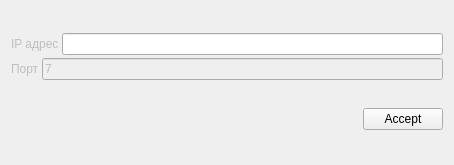
<?xml version="1.0" encoding="UTF-8"?>
<ui version="4.0">
 <class>ClientWidget</class>
 <widget class="QWidget" name="ClientWidget">
  <property name="geometry">
   <rect>
    <x>0</x>
    <y>0</y>
    <width>454</width>
    <height>165</height>
   </rect>
  </property>
  <property name="windowTitle">
   <string>Form</string>
  </property>
  <layout class="QGridLayout" name="gridLayout">
   <item row="0" column="0">
    <layout class="QVBoxLayout" name="verticalLayout">
     <item>
      <layout class="QVBoxLayout" name="setupLayout">
       <property name="spacing">
        <number>3</number>
       </property>
       <item>
        <layout class="QHBoxLayout" name="ipLayout">
         <item>
          <widget class="QLabel" name="ip_label">
           <property name="enabled">
            <bool>false</bool>
           </property>
           <property name="text">
            <string>IP адрес</string>
           </property>
           <property name="buddy">
            <cstring>ip_lineEdit</cstring>
           </property>
          </widget>
         </item>
         <item>
          <widget class="QLineEdit" name="ip_lineEdit">
           <property name="enabled">
            <bool>true</bool>
           </property>
          </widget>
         </item>
        </layout>
       </item>
       <item>
        <layout class="QHBoxLayout" name="portLayout">
         <item>
          <widget class="QLabel" name="port_label">
           <property name="enabled">
            <bool>false</bool>
           </property>
           <property name="locale">
            <locale language="Russian" country="Russia"/>
           </property>
           <property name="text">
            <string>Порт</string>
           </property>
           <property name="buddy">
            <cstring>port_lineEdit</cstring>
           </property>
          </widget>
         </item>
         <item>
          <widget class="QLineEdit" name="port_lineEdit">
           <property name="enabled">
            <bool>false</bool>
           </property>
           <property name="text">
            <string>7</string>
           </property>
          </widget>
         </item>
        </layout>
       </item>
      </layout>
     </item>
    </layout>
   </item>
   <item row="1" column="0">
    <layout class="QHBoxLayout" name="horizontalLayout">
     <item>
      <spacer name="horizontalSpacer">
       <property name="orientation">
        <enum>Qt::Horizontal</enum>
       </property>
       <property name="sizeHint" stdset="0">
        <size>
         <width>40</width>
         <height>20</height>
        </size>
       </property>
      </spacer>
     </item>
     <item>
      <widget class="QPushButton" name="pushButton">
       <property name="text">
        <string>Accept</string>
       </property>
      </widget>
     </item>
    </layout>
   </item>
  </layout>
 </widget>
 <resources/>
 <connections/>
</ui>
